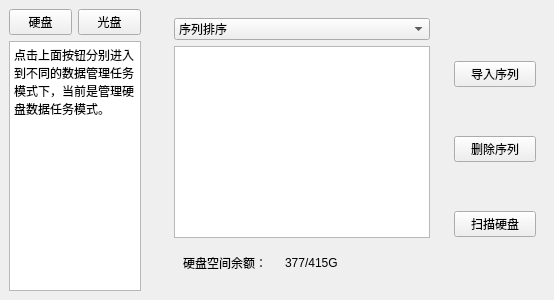
      <widget class="QWidget" name="tabWidget_2Page1">
       <attribute name="title">
        <string>数据管理</string>
       </attribute>
       <layout class="QHBoxLayout" name="horizontalLayout_2">
        <property name="leftMargin">
         <number>0</number>
        </property>
        <property name="topMargin">
         <number>0</number>
        </property>
        <property name="rightMargin">
         <number>0</number>
        </property>
        <property name="bottomMargin">
         <number>0</number>
        </property>
        <item>
         <layout class="QHBoxLayout" name="horizontalLayout">
          <item>
           <widget class="QWidget" name="widget_2" native="true">
            <property name="maximumSize">
             <size>
              <width>150</width>
              <height>16777215</height>
             </size>
            </property>
            <layout class="QGridLayout" name="gridLayout">
             <item row="1" column="0" colspan="2">
              <widget class="QTextBrowser" name="textBrowser_2">
               <property name="html">
                <string>&lt;!DOCTYPE HTML PUBLIC &quot;-//W3C//DTD HTML 4.0//EN&quot; &quot;http://www.w3.org/TR/REC-html40/strict.dtd&quot;&gt;
&lt;html&gt;&lt;head&gt;&lt;meta name=&quot;qrichtext&quot; content=&quot;1&quot; /&gt;&lt;meta charset=&quot;utf-8&quot; /&gt;&lt;style type=&quot;text/css&quot;&gt;
p, li { white-space: pre-wrap; }
hr { height: 1px; border-width: 0; }
li.unchecked::marker { content: &quot;\2610&quot;; }
li.checked::marker { content: &quot;\2612&quot;; }
&lt;/style&gt;&lt;/head&gt;&lt;body style=&quot; font-family:'Microsoft YaHei UI'; font-size:9pt; font-weight:400; font-style:normal;&quot;&gt;
&lt;p style=&quot; margin-top:0px; margin-bottom:0px; margin-left:0px; margin-right:0px; -qt-block-indent:0; text-indent:0px;&quot;&gt;&lt;span style=&quot; font-family:'SimSun';&quot;&gt;点击上面按钮分别进入到不同的数据管理任务模式下，当前是管理硬盘数据任务模式。&lt;/span&gt;&lt;/p&gt;
&lt;p style=&quot;-qt-paragraph-type:empty; margin-top:0px; margin-bottom:0px; margin-left:0px; margin-right:0px; -qt-block-indent:0; text-indent:0px; font-family:'SimSun';&quot;&gt;&lt;br /&gt;&lt;/p&gt;&lt;/body&gt;&lt;/html&gt;</string>
               </property>
              </widget>
             </item>
             <item row="0" column="0">
              <widget class="QPushButton" name="pushButton_2">
               <property name="text">
                <string>硬盘</string>
               </property>
              </widget>
             </item>
             <item row="0" column="1">
              <widget class="QPushButton" name="pushButton_3">
               <property name="text">
                <string>光盘</string>
               </property>
              </widget>
             </item>
            </layout>
           </widget>
          </item>
          <item>
           <widget class="QWidget" name="widget_4" native="true">
            <layout class="QHBoxLayout" name="horizontalLayout_3">
             <item>
              <widget class="QWidget" name="widget_5" native="true">
               <layout class="QVBoxLayout" name="verticalLayout_2">
                <item>
                 <widget class="QComboBox" name="comboBox">
                  <item>
                   <property name="text">
                    <string>序列排序</string>
                   </property>
                  </item>
                  <item>
                   <property name="text">
                    <string>按姓名</string>
                   </property>
                  </item>
                  <item>
                   <property name="text">
                    <string>按时间</string>
                   </property>
                  </item>
                  <item>
                   <property name="text">
                    <string>按种类</string>
                   </property>
                  </item>
                  <item>
                   <property name="text">
                    <string>按数量</string>
                   </property>
                  </item>
                 </widget>
                </item>
                <item>
                 <widget class="QTableWidget" name="tableWidget"/>
                </item>
                <item>
                 <widget class="QWidget" name="widget_7" native="true">
                  <layout class="QHBoxLayout" name="horizontalLayout_4">
                   <item>
                    <widget class="QLabel" name="label">
                     <property name="text">
                      <string>硬盘空间余额：</string>
                     </property>
                    </widget>
                   </item>
                   <item>
                    <widget class="QLabel" name="label_2">
                     <property name="text">
                      <string>377/415G</string>
                     </property>
                    </widget>
                   </item>
                   <item>
                    <spacer name="horizontalSpacer">
                     <property name="orientation">
                      <enum>Qt::Orientation::Vertical</enum>
                     </property>
                     <property name="sizeHint" stdset="0">
                      <size>
                       <width>40</width>
                       <height>20</height>
                      </size>
                     </property>
                    </spacer>
                   </item>
                  </layout>
                 </widget>
                </item>
               </layout>
              </widget>
             </item>
             <item>
              <widget class="QWidget" name="widget_6" native="true">
               <property name="minimumSize">
                <size>
                 <width>100</width>
                 <height>0</height>
                </size>
               </property>
               <property name="maximumSize">
                <size>
                 <width>100</width>
                 <height>16777215</height>
                </size>
               </property>
               <layout class="QVBoxLayout" name="verticalLayout_3">
                <item>
                 <widget class="QPushButton" name="pushButton_4">
                  <property name="text">
                   <string>导入序列</string>
                  </property>
                 </widget>
                </item>
                <item>
                 <widget class="QPushButton" name="pushButton_5">
                  <property name="text">
                   <string>删除序列</string>
                  </property>
                 </widget>
                </item>
                <item>
                 <widget class="QPushButton" name="pushButton_6">
                  <property name="text">
                   <string>扫描硬盘</string>
                  </property>
                 </widget>
                </item>
               </layout>
              </widget>
             </item>
            </layout>
           </widget>
          </item>
         </layout>
        </item>
       </layout>
      </widget>
